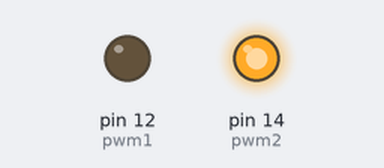
A sketch run on a simulated Arduino Uno, built with avr-gcc and run on an emulated ATmega328P. Shown: output pins drawn as LEDs (lit = HIGH).

Above: at 2.5 s.
At 7.5 s:
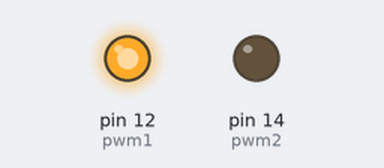
At 12.5 s:
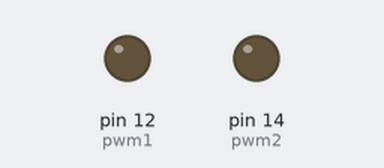
Timing chart, 0 to 19.5 s (numbered marks = the images above):
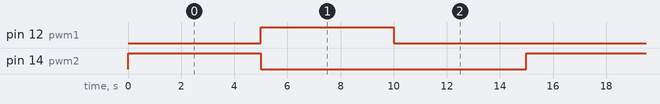

The sketch:

linearMot.ino
```cpp
 #define pwm1 12
#define pwm2 14

void setup(){
   pinMode(pwm1, OUTPUT);
   pinMode(pwm2, OUTPUT);
}

void loop(){
   analogWrite(pwm1, 0);
   analogWrite(pwm2, 255);
   delay(5000);

  analogWrite(pwm1, 255);
  analogWrite(pwm2, 0);
  delay(5000);

  analogWrite(pwm1, 0);
   analogWrite(pwm2, 0);
   delay(5000);
}
```

Measured:
- by itself, pin 12 (pwm1), pin 14 (pwm2): alternates HIGH for 5.0 s and LOW for 10.0 s
- by itself, everything shown: repeats every 15.0 s, in 3 steps
